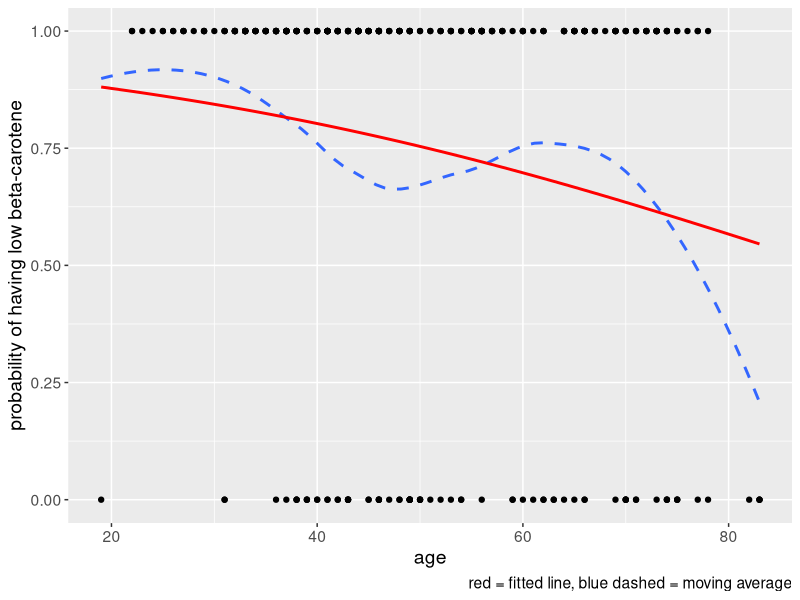
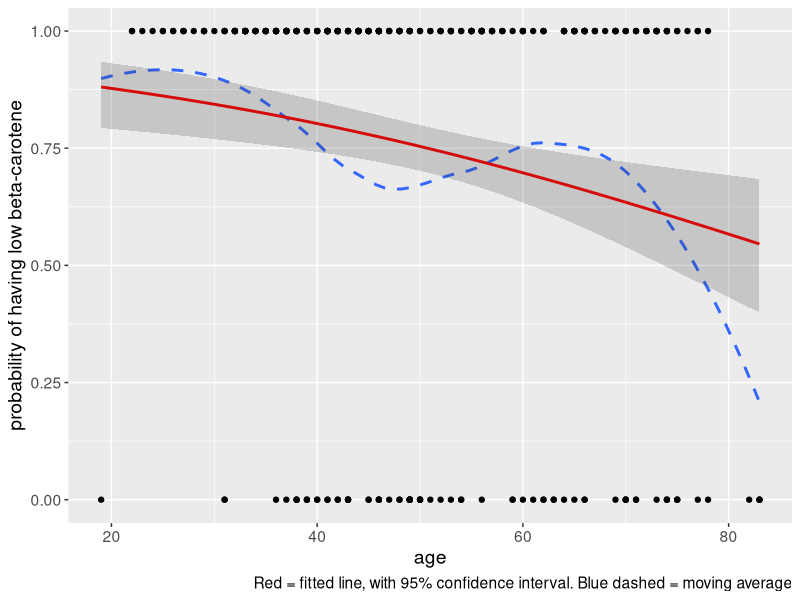
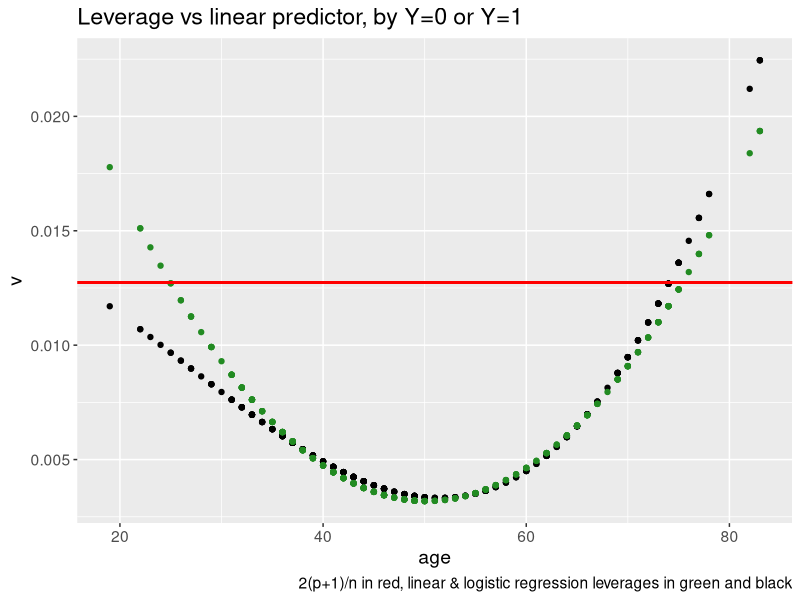
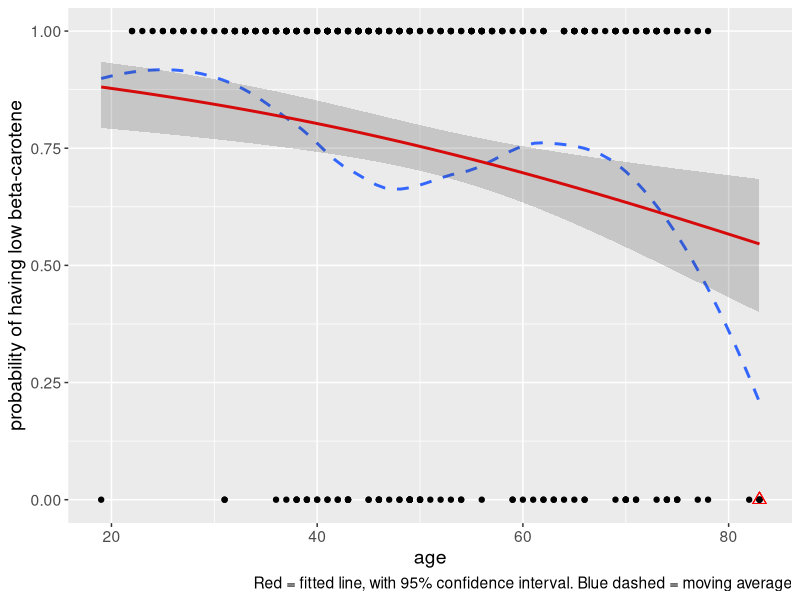
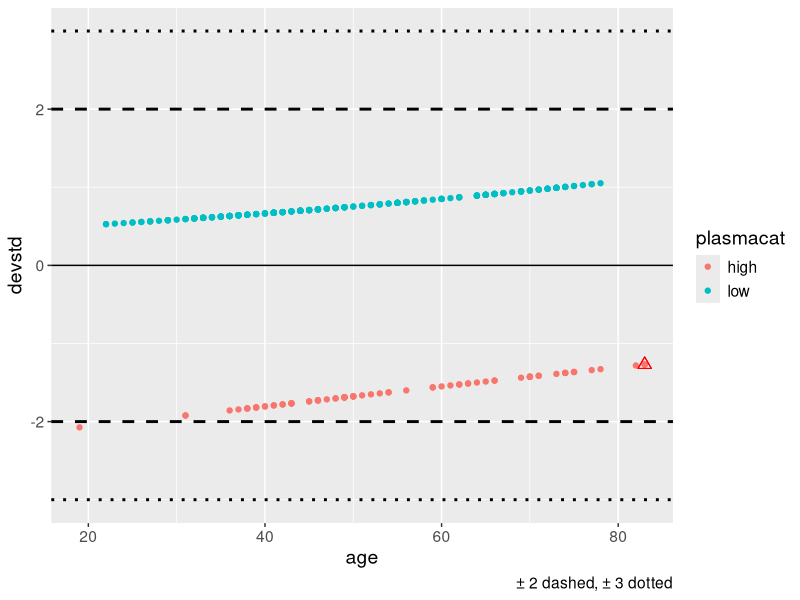
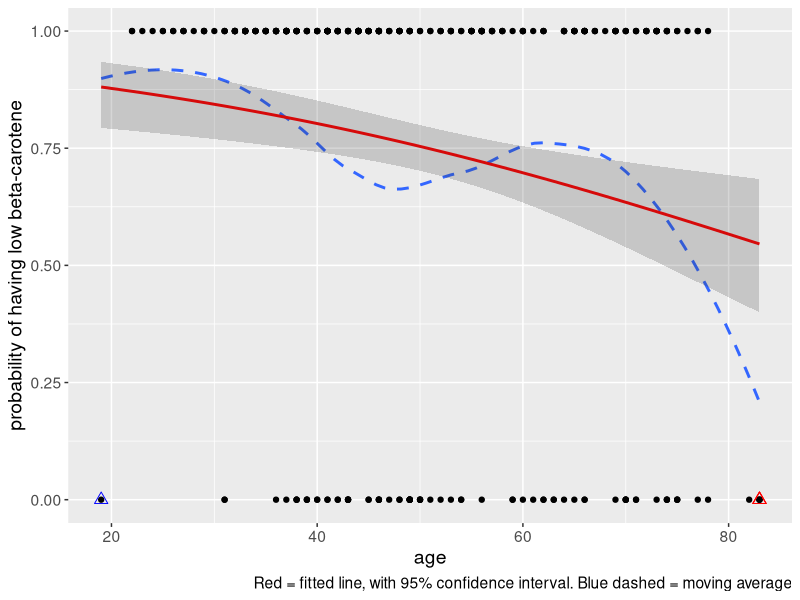
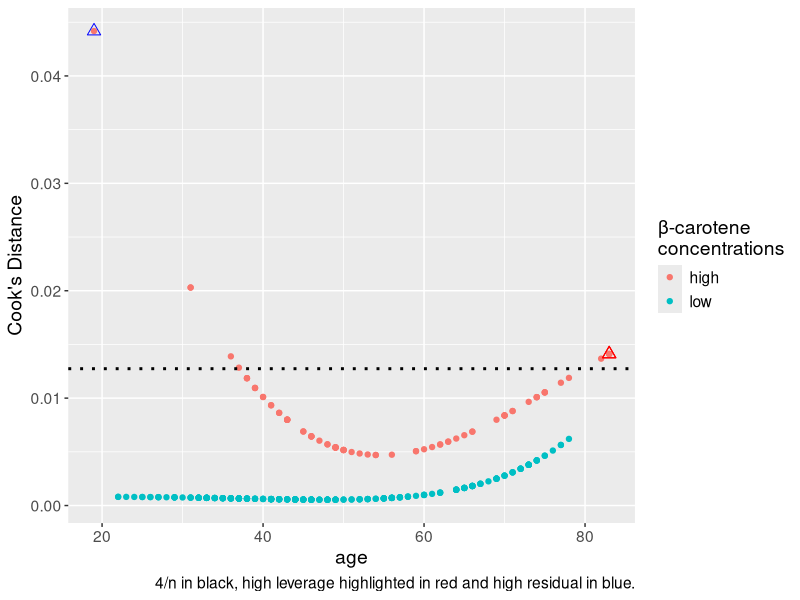
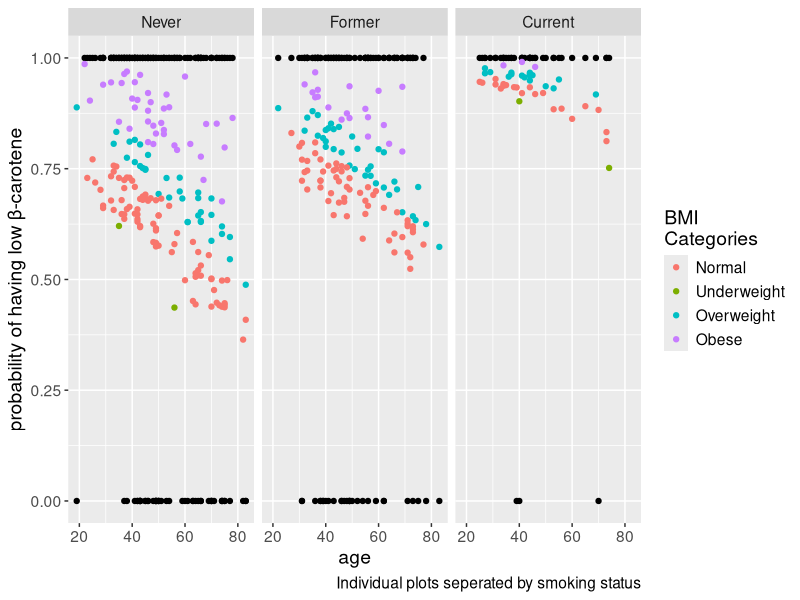

The R source for these figures, in order:
#Project 2
library(ggplot2)
library(GGally)
library(ggpubr)

plasma <- read.delim("Data/plasma.txt")
head(plasma)
summary(plasma)
# At least one data point was 0, this needs to be taken 
PositivePlasma <- plasma[plasma$betaplasma > 0, ]
summary(PositivePlasma)
#Turn categorical variables into factor variables:
PositivePlasma$sex <- factor(PositivePlasma$sex, 
                               levels = c(1, 2),
                               labels = c("Male", "Female"))

PositivePlasma$smokstat <- factor(PositivePlasma$smokstat,
                                    levels = c(1, 2, 3),
                                    labels = c("Never", "Former", "Current"))

PositivePlasma$bmicat <- factor(PositivePlasma$bmicat,
                                  levels = c(1,2,3,4),
                                  labels = c("Underweight", "Normal", "Overweight", "Obese"))

PositivePlasma$vituse <- factor(PositivePlasma$vituse,
                                  levels = c(1, 2, 3),
                                  labels = c("Yes, fairly often", "Yes, not often", "No"))

#relevel to suitable reference categories:
PositivePlasma$sex<-relevel(PositivePlasma$sex, "Female")
PositivePlasma$smokstat<-relevel(PositivePlasma$smokstat, "Never")
PositivePlasma$bmicat <- relevel(PositivePlasma$bmicat,"Normal")
PositivePlasma$vituse <- relevel(PositivePlasma$vituse,"Yes, fairly often")

#Part 0 a)
a <- 225.498
#Part 0 b) beta-carotene is considered low if below 225.498 ng/ml
PositivePlasma$lowplasma <- as.numeric(PositivePlasma$betaplasma < a)
# factor version for ease of use later on:
PositivePlasma$plasmacat <- factor(PositivePlasma$lowplasma,
                           levels = c(0, 1),
                           labels = c("high", "low"))
# How many are low?
low_total <- sum(PositivePlasma$lowplasma)
high_total <- 315 - low_total
low_percentage <- (low_total/316)*100 

table(PositivePlasma$smokstat, PositivePlasma$lowplasma)


(model.1 <- glm(lowplasma ~ smokstat, family = "binomial", data = PositivePlasma))
summary(model.1)

# beta: log-odds(ratio) with c.i.:
model.1$coefficients
(ci.beta <- confint(model.1))

# Odds (exp(beta0)) and OR, odds ratio, exp(beta1), exp(beta2)
exp(model.1$coefficients)
(ci.or <- exp(ci.beta))

#probability for "Never" to have low beta-plasma:
(prob_0 <- 2.250000/(2.250000+1))
#confidence interval:
(prob_0_low <- 1.6120554/(1.6120554+1))
(prob_0_high <- 3.187487/(3.187487+1))

#probability for "Former" to have low beta-plasma:
(prob_1 <- 1.318008*prob_0/(1-prob_0)/(1+1.318008*prob_0/(1-prob_0)))
#confidence interval:
(prob_1_low <- 0.7707618*prob_0/(1-prob_0)/(1+0.7707618*prob_0/(1-prob_0)))
(prob_1_high <- 2.280987*prob_0/(1-prob_0)/(1+2.280987*prob_0/(1-prob_0)))

#probability for "Current" to have low beta-plasma:
(prob_1 <- 5.925926*prob_0/(1-prob_0)/(1+5.925926*prob_0/(1-prob_0)))
#confidence interval:
(prob_2_low <- 2.0209273*prob_0/(1-prob_0)/(1+2.0209273*prob_0/(1-prob_0)))
(prob_2_high <- 25.326220*prob_0/(1-prob_0)/(1+25.326220*prob_0/(1-prob_0)))

#Wald test
summary(model.1)$coefficients
# Since |0.2761213| < lambda_0.025 = 1.96 we accept
# H0: beta_1 = 0
# Since |1.7793369| < lambda_0.025 = 1.96 we accept
# H0: beta_2 = 0
#The smoking has no significant impact on the beta-carotene levels

# 1b)
(age.model <- glm(lowplasma ~ age, family = "binomial", data = PositivePlasma))

PositivePlasma.pred <- cbind(
  PositivePlasma,
  phat = predict(age.model, type = "response"),
  logit = predict(age.model, se.fit = TRUE))

(Age.plot<-ggplot(PositivePlasma.pred, aes(age, lowplasma)) +
    geom_point() +
    geom_smooth(se = FALSE, linetype = "dashed") +
    geom_line(aes(y = phat), color = "red", size = 1) +
    xlab("age") +
    ylab("probability of having low beta-carotene") +
    labs(caption = "red = fitted line, blue dashed = moving average") +
    theme(text = element_text(size = 14)))

(BetaA.lm <- cbind(summary(age.model)$coefficients,ci =confint(age.model)))

# beta: log-odds(ratio) with c.i.:
age.model$coefficients
(ci.beta <- confint(age.model))

# Odds (exp(beta0)) and OR, odds ratio, exp(beta1)
exp(age.model$coefficients)
(ci.or <- exp(ci.beta))
#Wald test
summary(age.model)$coefficients
# Since |-0.02835726| < lambda_0.025 = 1.96 we can reject
# H0: beta_1 = 0
#The age has a significant impact on the beta-carotene levels

#The odds of having low beta plasma as you age by 1 year decrease by 2.8%
((1-exp(age.model$coefficients[2]))*100)

#The odds of having low beta plasma as you age by 10 years decrease by 24.7% with a 37% decrease lwr and a 10% decrease upr.
((1-exp(10*BetaA.lm[2,c(1,5,6)])))
#Predicted probabilities
(lambda <- qnorm(1 - 0.05/2))
PositivePlasma.pred$logit.lwr <- PositivePlasma.pred$logit.fit - lambda*PositivePlasma.pred$logit.se.fit
PositivePlasma.pred$logit.upr <- PositivePlasma.pred$logit.fit + lambda*PositivePlasma.pred$logit.se.fit
# transform the log-odds intervals into C.I. for odds####
PositivePlasma.pred$odds.lwr <- exp(PositivePlasma.pred$logit.lwr)
PositivePlasma.pred$odds.upr <- exp(PositivePlasma.pred$logit.upr)
# transform the odds intervals into C.I. for p####
PositivePlasma.pred$p.lwr <- PositivePlasma.pred$odds.lwr/(1 + PositivePlasma.pred$odds.lwr)
PositivePlasma.pred$p.upr <- PositivePlasma.pred$odds.upr/(1 + PositivePlasma.pred$odds.upr)

(Q1b.plot<-Age.plot+geom_ribbon(data=PositivePlasma.pred, aes(ymin = p.lwr, ymax = p.upr), alpha = 0.2)+labs(caption = "Red = fitted line, with 95% confidence interval. Blue dashed = moving average"))
#30 & 31 year old
#Prediction intervals based on age
x0<-data.frame(age = 30)
logit0<-round(predict(age.model, newdata = x0, interval = "prediction"),digits = 12)
predint0<-cbind(x0,exp(logit0)/(1+exp(logit0)))

x1<-data.frame(age = 70)
logit1<-round(predict(age.model, newdata = x1, interval = "prediction"),digits = 12)
predint1<-cbind(x1,exp(logit1)/(1+exp(logit1)))
#31 year old & 71 year old
x2<-data.frame(age = 31)
logit2<-round(predict(age.model, newdata = x2, interval = "prediction"),digits = 12)
predint2<-cbind(x2,exp(logit2)/(1+exp(logit2)))

x3<-data.frame(age = 71)
logit3<-round(predict(age.model, newdata = x3, interval = "prediction"),digits = 12)
predint3<-cbind(x3,exp(logit3)/(1+exp(logit3)))


#Differences: what is the slope and what are the reasons for the differences between the 2 age groups
(predint2[2]-predint0[2])#Difference btwn 30 & 31: 0.00377553
(predint3[2]-predint1[2])#Difference btwn 70 & 71: 0.006600449

#Question c:
PositivePlasma.pred$v <- influence(age.model)$hat
age.linmodel<-lm(lowplasma ~ age, data = PositivePlasma)
linmodel.pred <- cbind(PositivePlasma,
                   v = influence(age.linmodel)$hat)


(Leverage.plot<-ggplot(PositivePlasma.pred, aes(age, v)) + 
  geom_point() +  
  geom_point(data=linmodel.pred, aes(age, v), color="forestgreen")+
  geom_hline(yintercept = 2*length(age.model$coefficients)/nrow(PositivePlasma), 
             color = "red", size = 1) +
  labs(title = "Leverage vs linear predictor, by Y=0 or Y=1",
       caption = "2(p+1)/n in red, linear & logistic regression leverages in green and black") +
  theme(text = element_text(size = 14)))
#Theyre all 83 years of age.
highv.idx <- which(PositivePlasma.pred$v==max(PositivePlasma.pred$v))
(Q1c.plot<-Q1b.plot+geom_point(data = PositivePlasma.pred[c(highv.idx), ], size = 3, color = "red", shape = 24))
#Question d
PositivePlasma.pred$devres <- influence(age.model)$dev.res
PositivePlasma.pred$devstd <- PositivePlasma.pred$devres/sqrt(1 - PositivePlasma.pred$v)

(devstd.plot<-ggplot(PositivePlasma.pred, aes(age, devstd, color=plasmacat)) + 
    geom_point() +
    geom_point(data = PositivePlasma.pred[c(highv.idx), ], size = 3, color = "red", shape = 24)+
    geom_hline(yintercept = 0) +
    geom_hline(yintercept = c(-2, 2), linetype = "dashed", size = 1) +
    geom_hline(yintercept = c(-3, 3), linetype = "dotted", size = 1) +
    labs(caption = "\U00B1 2 dashed, \U00B1 3 dotted") +
    theme(text = element_text(size = 14)))

highdevstd.idx <- which(abs(PositivePlasma.pred$devstd)==max(abs(PositivePlasma.pred$devstd)))
(Q1d.plot<-Q1c.plot+geom_point(data = PositivePlasma.pred[c(highdevstd.idx), ], size = 3, color = "blue", shape = 24))

#Question e:
# Cook's distance####
PositivePlasma.pred$Dcook <- cooks.distance(age.model)

ggplot(PositivePlasma.pred, aes(age, Dcook, color = plasmacat)) +
  geom_point() +
  geom_point(data = PositivePlasma.pred[c(highv.idx), ], size = 3,
            color = "red", shape = 24)+
  geom_point(data = PositivePlasma.pred[c(highdevstd.idx), ], size = 3,
             color = "blue", shape = 24)+
  geom_hline(yintercept = 4/nrow(PositivePlasma), linetype = "dotted",
             size = 1) +
  labs(color = "\U03B2-carotene\nconcentrations", 
       caption = "4/n in black, high leverage highlighted in red and high residual in blue.",
       y="Cook's Distance") +
  theme(text = element_text(size = 14))


##Part 2:##
#Question a:
model.0 <- glm(lowplasma ~ 1, family = "binomial", data = PositivePlasma)
model2.max <- glm(lowplasma ~ age+sex+smokstat+quetelet, family = "binomial", data = PositivePlasma)
background.model<-step(age.model, 
                    scope = list(lower = model.0, upper = model2.max),
                    direction = "both")
(BetaB.lm <- cbind(summary(background.model)$coefficients,ci =confint(background.model)))
(exp(BetaB.lm[,c(1,5,6)]))

PositivePlasma$agecat <- cut(PositivePlasma$age, breaks = c(0, 40, 55, 100))
Background.pred <- cbind(
  PositivePlasma,
  phat = predict(background.model, type = "response"),
  logit = predict(background.model, se.fit = TRUE))

(lowplasmaAGEbg.plot<-ggplot(Background.pred, aes(age, lowplasma)) + 
    geom_point() +
    geom_point(aes(y=phat, color=bmicat))+
    facet_grid(~smokstat)+
    labs(y="probability of having low \U03B2-carotene", 
         caption = "Individual plots seperated by smoking status",
         color = "BMI\nCategories") +
    theme(text = element_text(size = 14)))

(lowplasmaQUETbg.plot<-ggplot(Background.pred, aes(quetelet, lowplasma)) + 
    geom_point() +
    geom_point(aes(y=phat, color=agecat))+
    facet_grid(~smokstat)+
    labs(y="probability of having low \U03B2-carotene", 
         caption = "Individual plots seperated by smoking status",
         color="Age\nGroups") +
    theme(text = element_text(size = 14)))
#Question b:
Background.pred$v <- influence(background.model)$hat
Background.pred$devres <- influence(background.model)$dev.res
Background.pred$devstd <- Background.pred$devres/sqrt(1 - Background.pred$v)
Background.pred$Dcook <- cooks.distance(background.model)


#Leverage Plots
(LeverageBMIbg.plot<-ggplot(Background.pred, aes(age, v, color=bmicat)) + 
    geom_point() +  
    facet_grid(~smokstat)+
    geom_hline(yintercept = 2*length(background.model$coefficients)/nrow(PositivePlasma), 
               color = "red", size = 1) +
    labs(caption = "2(p+1)/n in red",
         color = "BMI\nCategories",
         y="Leverage") +
    theme(text = element_text(size = 14)))

(LeverageAgebg.plot<-ggplot(Background.pred, aes(quetelet, v, color=agecat)) + 
    geom_point() +  
    facet_grid(~smokstat)+
    geom_hline(yintercept = 2*length(background.model$coefficients)/nrow(PositivePlasma), 
               color = "red", size = 1) +
    labs(caption = "2(p+1)/n in red",
         color = "Age\nGroups",
         y="Leverage") +
    theme(text = element_text(size = 14)))

#Deviance plots
(devstdBMIbg.plot<-ggplot(Background.pred, aes(age, devstd, color=bmicat)) + 
    geom_point() +
    geom_point(data = Background.pred[abs(Background.pred$devstd) > 2,], 
                                             color = "red", size = 3)+
    geom_hline(yintercept = 0) + 
    geom_hline(yintercept = c(-2, 2), linetype = "dashed", size = 1) +
    labs(caption = "\U00B1 2 dashed",
         color = "BMI\nCategories",
         y="Standardized Deviance") +
    theme(text = element_text(size = 14)))

(devstdAgebg.plot<-ggplot(Background.pred, aes(quetelet, devstd, color=agecat)) + 
    geom_point() +
    geom_point(data = Background.pred[abs(Background.pred$devstd) > 2,], 
               color = "red", size = 3)+
    geom_hline(yintercept = 0) + 
    geom_hline(yintercept = c(-2, 2), linetype = "dashed", size = 1) +
    labs(caption = "\U00B1 2 dashed",
         color = "Age\nGroups",
         y="Standardized Deviance") +
    theme(text = element_text(size = 14)))

#Cook Plots
(CooksDBMIbg.plot<-ggplot(Background.pred, aes(age, Dcook, color=bmicat)) + 
  geom_point() +
  geom_point(data = Background.pred[abs(Background.pred$devstd) > 2,], 
             color = "blue", size = 3, shape=24)+
  geom_hline(yintercept = 4/nrow(PositivePlasma), linetype = "dotted",
             size = 1) +
  labs(color = "BMI\nCategories", 
       caption = "4/n in black, high residual in blue.",
       y="Cook's Distance") +
  theme(text = element_text(size = 14)))

(CooksDAgebg.plot<-ggplot(Background.pred, aes(quetelet, Dcook, color=agecat)) + 
    geom_point() +
    geom_point(data = Background.pred[abs(Background.pred$devstd) > 2,], 
               color = "blue", size = 3, shape=24)+
    geom_hline(yintercept = 4/nrow(PositivePlasma), linetype = "dotted",
               size = 1) +
    labs(color = "Age\nGroups", 
         caption = "4/n in black, high residual in blue.",
         y="Cook's Distance") +
    theme(text = element_text(size = 14)))
(lowplasmaAGEbg2.plot<-lowplasmaAGEbg.plot+geom_point(data = Background.pred[abs(Background.pred$devstd) > 2,], 
                                                color = "blue", size = 3, shape=24))
(lowplasmaQUETbg2.plot<-lowplasmaQUETbg.plot+geom_point(data = Background.pred[abs(Background.pred$devstd) > 2,], 
                                                   color = "blue", size = 3, shape=24))
#Question c: We use AIC as the number of independent variables is already rather small compared to our degrees of
#freedom thus, limiting it is not necessarily ideal. Furthermore, .backwards is better due to collinearity and the
#fact that the number of samples we have exceed the number of parameters so considering each parameter is beneficial.
model2c.max <- glm(lowplasma ~ vituse+calories+fiber+alcohol+betadiet+fat+cholesterol, family = "binomial", data = PositivePlasma)

#AIC:320.36 with vituse + calories + fiber + betadiet on backwards (See modules file for complete comparison.)
#Explanation above however covers our abses
diet.model<-step(model2c.max, 
                    scope = list(lower = model.0, upper = model2c.max),
                    direction = "backward")
#Testing: We conclude that the diet
#Create object for ease of use.
collect.AIC <- AIC(age.model, background.model, diet.model)
(lnL0 <- logLik(model.0)[1])
(R2CS.max <- 1 - (exp(lnL0))^(2/nrow(PositivePlasma)))
# Collect the log likelihoods L(betahat)
collect.AIC$loglik <- 
  c(logLik(age.model)[1],
    logLik(background.model)[1],
    logLik(diet.model)[1])
# calculate R2_McF;
collect.AIC$R2McF <- 1 - collect.AIC$loglik/lnL0
# calculate R2_McF,adj. Note that p+1 = df (and df.1):
collect.AIC$R2McF.adj <- 1 - (collect.AIC$loglik - (collect.AIC$df - 1)/2)/lnL0
# calculate R2_CS:
collect.AIC$R2CS <- 1 - (exp(lnL0 - collect.AIC$loglik))^(2/nrow(PositivePlasma))
# Calculate R2_N:
collect.AIC$R2N <- collect.AIC$R2CS/R2CS.max

# Show them as % with one decimal value: the p's are 2,5,6. AIC and McFadden's adjusted pseudo R^2 agrees diet is 
#best. Unrelated side note, Cox and Snell's R2 as a theoretical maximum value of less than 1, even for a "perfect"
#model when the outcomes can be categorical. Nagelkerke's R2 fixes that. McFadden's is a comparison to the intercept
#model.
round(100*collect.AIC[, c("R2McF", "R2McF.adj", "R2CS", "R2N")], digits = 1)


#Question d:(Check the modules file for the quick method.)
#We know BIC will punish large models so we use BIC in the backwards configuration to find the lowest state and work
#from there.
model2d.max<- glm(lowplasma ~ vituse+calories+fiber+alcohol+betadiet+fat+cholesterol+age+sex+smokstat+quetelet, family = "binomial", data = PositivePlasma)

#However due to the reasons mentioned before it likely penalizes our model too heavily so we should use AIC in the
#backwards configuration. AIC of 306.9 vituse* + calories + fiber + betadiet + age + smokstat + quetelet
AICintermediate.model<-step(model2d.max, 
                         scope = list(lower = model.0, upper = model2d.max),
                         direction = "backward")
#AIC of 308.91 with vituse* + betadiet + age + quetelet
BICintermediate.model<-step(model2d.max, 
                         scope = list(lower = model.0, upper = model2d.max),
                         direction = "backward",
                         k = log(nrow(PositivePlasma)))
#BIC Test model has an AIC of 306.53 with vituse* + betadiet + age + quetelet + smokstat, *indicates
#vituse of yes often is not used.
BICtest.model<-step(BICintermediate.model, 
                 scope = list(lower = model.0, upper = model2d.max),
                 direction = "both")
#AIC Test model would be identical. Performing a manual analysis we find that fiber, smoking status, and calories 
#are potentially insignificant
Fiberless.model<-glm(lowplasma ~ vituse+calories+betadiet+age+smokstat+quetelet, family = "binomial", data = PositivePlasma)
nosmoke.model<-glm(lowplasma ~ vituse+calories+betadiet+age+fiber+quetelet, family = "binomial", data = PositivePlasma)
nocalories.model<-glm(lowplasma ~ vituse+fiber+betadiet+age+smokstat+quetelet, family = "binomial", data = PositivePlasma)

Nosmokefiber.model<-glm(lowplasma ~ vituse+calories+betadiet+age+quetelet, family = "binomial", data = PositivePlasma)
Nofibercalories.model<-glm(lowplasma ~ vituse+betadiet+age+smokstat+quetelet, family = "binomial", data = PositivePlasma)
Nosmokecalories.model<-glm(lowplasma ~ vituse+fiber+betadiet+age+quetelet, family = "binomial", data = PositivePlasma)

#We care about the adjusted mcfadden pseudo R^2's
AIC.list <- AIC(AICintermediate.model, 
                BICtest.model, 
                Fiberless.model, 
                nosmoke.model,
                nocalories.model, 
                Nosmokefiber.model, 
                Nofibercalories.model, 
                Nosmokecalories.model)
AIC.list$loglikelihoods<-c(logLik(AICintermediate.model)[1],
                  logLik(BICtest.model)[1],
                  logLik(Fiberless.model)[1],
                  logLik(nosmoke.model)[1],
                  logLik(nocalories.model)[1],
                  logLik(Nosmokefiber.model)[1],
                  logLik(Nofibercalories.model)[1],
                  logLik(Nosmokecalories.model)[1])
#We find that our AICintermediate model is the final model, this agrees with the package bestglm.
(AIC.list$R2McF.adj <- 1 - (AIC.list$loglikelihoods - (AIC.list$df - 1)/2)/lnL0)


#Part 3:
